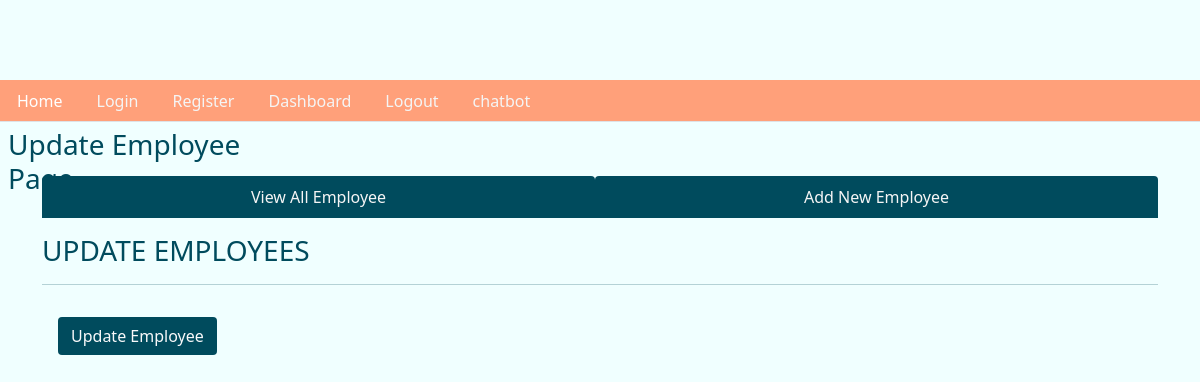
The page /fetchone/14 on the database as committed earlier.
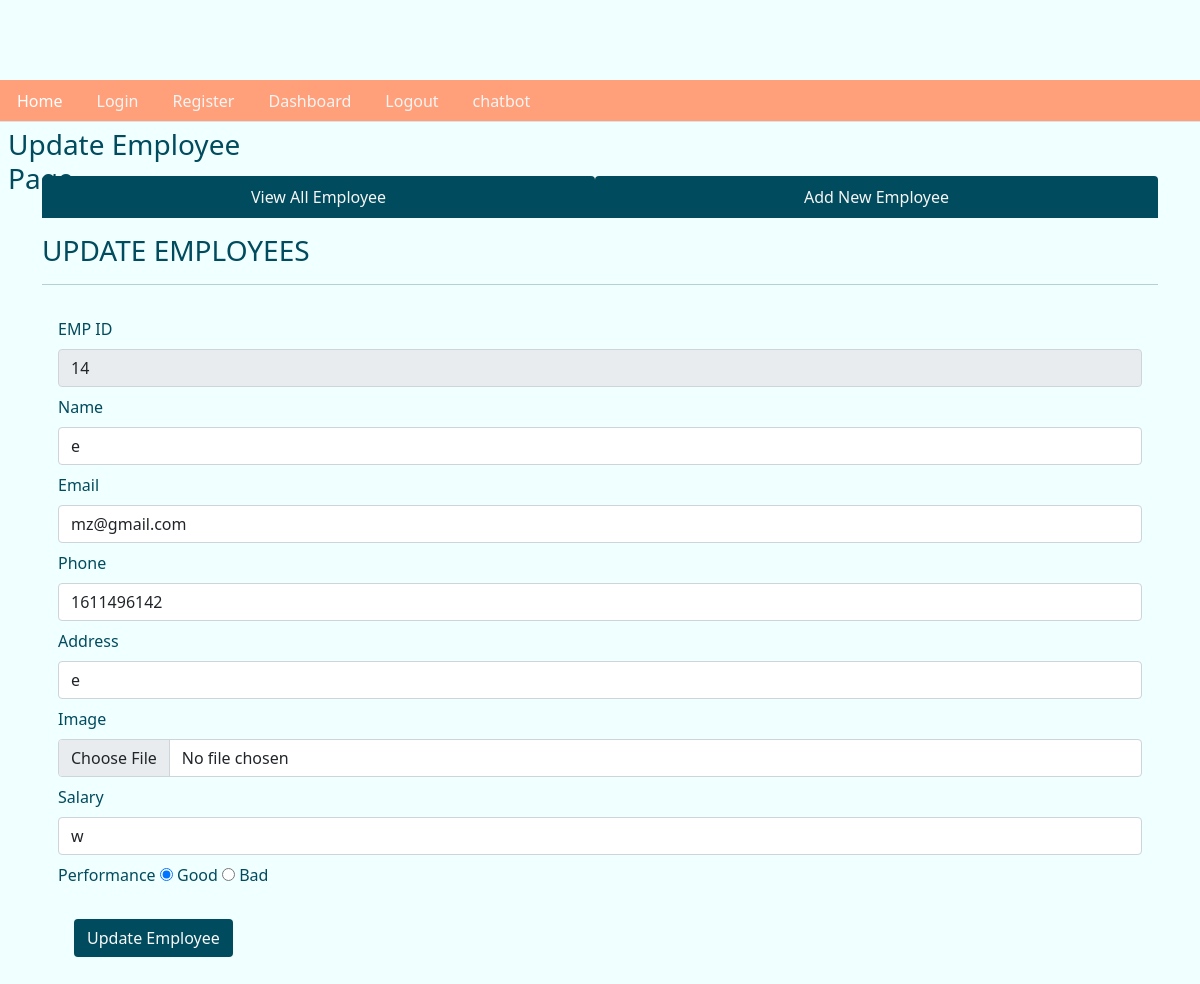
The same page on the database as committed later.
### tables this page shows
CREATE TABLE emp ( empid integer primary key AUTOINCREMENT, name text not null, email text, phone integer, address text, joining_date timestamp DEFAULT CURRENT_TIMESTAMP,  total_projects integer default 1, total_test_case integer DEFAULT 1, total_defects_found integer DEFAULT 1, total_defects_pending integer DEFAULT 1 , salary TEXT, Performance TEXT, img_path TEXT);

### app.py (the view)
@app.route('/fetchone/<int:empid>')
def fetchone(empid):
    user = get_current_user()
    db = get_database()
    emp_cur = db.execute('select * from emp where empid = ?', [empid])
    single_emp = emp_cur.fetchone()
    return render_template('updateemployee.html', user = user, single_emp = single_emp)

### app.py (called while the page is built)
@app.teardown_appcontext
def close_database(error):
    if hasattr(g, 'crudapplication_db'):
        g.crudapplication_db.close()

def get_current_user():
    user = None
    if 'user' in session:
        user = session['user']
        db = get_database()
        user_cur = db.execute('select * from users where name = ?', [user])
        user = user_cur.fetchone()
    return user

### database.py (called while the page is built)
def connect_to_database():
    sql = sqlite3.connect('C:/Users/mdzid/Downloads/Documents/flask/crud_application_flask/crudapplication.db')
    sql.row_factory = sqlite3.Row
    return sql

def get_database():
    if not hasattr(g, 'crudapplication_db'):
        g.crudapplication_db = connect_to_database()
    return g.crudapplication_db

### templates/updateemployee.html (shortened to what this page needs)
{% from "showlinks.html" import show_links, showsocialmedialinks %}
<!DOCTYPE html>
<html lang="en">
<head>
  <link href="https://cdn.jsdelivr.net/npm/bootstrap@5.1.3/dist/css/bootstrap.min.css" rel="stylesheet"
>
  <link rel="stylesheet" href="{{ url_for('static', filename='home.css')}}" type="text/css">
</head>
<body>
  <div class="parent">
    <div class="child child3">
      {{ show_links() }}
    </div>
    <div class="child child4">
      <h3 class="m-2">Update Employee Page</h3>
    </div>
    <div class="child child5" style="color:rgb(0, 75, 93);">
    </div>
    <div class="child child6left">
    </div>
    <div class="child child6 container" style="color:rgb(0, 75, 93);">
      <ul class="nav nav-tabs nav-fill mb-3">
        <li class="nav-item">
          <a class="nav-link" style=" background-color:rgb(0, 75, 93); color:whitesmoke;" href="dashboard.html">View All
            Employee</a>
        </li>
        <li class="nav-item">
          <a class="nav-link" style=" background-color:rgb(0, 75, 93); color:whitesmoke;" href="addnewemployee.html">Add
            New Employee</a>
        </li>
      </ul>
      <div class="table-responsive-lg caption-top">
        <caption>
          <h3>UPDATE EMPLOYEES</h3>
        </caption>
        <hr>
        {% if single_emp %}
        <form class="p-3" action="/updateemployee" method="POST", enctype = 'multipart/form-data'>
          <div class="mb-2">
            <label for="empid" class="form-label">EMP ID</label>
            <input type="text" class="form-control" id="empid" value="{{single_emp['empid']}}" name="empid" readonly>
          </div>
          <div class="mb-2">
            <label for="name" class="form-label">Name</label>
            <input type="text" class="form-control" id="name" value="{{single_emp['name']}}" name="name">
          </div>
          <div class="mb-2">
            <label for="email" class="form-label">Email</label>
            <input type="text" class="form-control" id="email" value="{{single_emp['email']}}" name="email">
          </div>
          <div class="mb-2">
            <label for="name" class="form-label">Phone</label>
            <input type="text" class="form-control" id="phone" value="{{single_emp['phone']}}" name="phone">
          </div>
          <div class="mb-2">
            <label for="email" class="form-label">Address</label>
            <input type="text" class="form-control" id="address" value="{{single_emp['address']}}" name="address">
          </div>
          <div class="mb-2">
            <label for="image" class="form-label">Image</label>
            <input type="file" class="form-control" id="image" name="image">
          </div>
          <div class="mb-2">
            <label for="email" class="form-label">Salary</label>
            <input type="text" class="form-control" id="salary" value="{{single_emp['salary']}}" name="salary">
          </div>
          <div class="mb-2">
            <label for="Performance" class="form-label">Performance</label>
            <input type="radio" id="Good" name="Performance" value="Good" {% if single_emp['Performance'] == 'Good' %}checked{% endif %}>
            <label for="Good">Good</label>
            <input type="radio" id="Bad" name="Performance" value="Bad" {% if single_emp['Performance'] == 'Bad' %}checked{% endif %}>
            <label for="Bad">Bad</label>
        </div>
          {% endif %}
          <button type="submit" class="btn text-light m-3" style="background-color:rgb(0, 75, 93);">Update
            Employee</button>
        </form>
      </div>
    </div>
    <div class="child child6right">
    </div>
  </div>
</body>
</html>

### templates/showlinks.html (shortened to what this page needs)
{% macro  show_links()  %}
<ul class="nav nav-tabs" role="tablist" style="background-color:lightsalmon;">
    <li class="nav-item">
      <a class="nav-link" style="color:white;" href="{{url_for('index')}}">Home</a>
    </li>
    <li class="nav-item">
      <a class="nav-link" style="color:whitesmoke;" href="{{url_for('login')}}">Login</a>
    </li>
    <li class="nav-item">
      <a class="nav-link" style="color:whitesmoke;" href="{{url_for('register')}}">Register</a>
    </li>
    <li class="nav-item">
        <a class="nav-link" style="color:whitesmoke;" href="{{url_for('dashboard')}}">Dashboard</a>
      </li>
      <li class="nav-item">
        <a class="nav-link" style="color:whitesmoke;" href="{{url_for('logout')}}">Logout</a>
    </li>
    <li class="nav-item">
      <a class="nav-link" style="color:whitesmoke;" href="/cbot">chatbot</a>
  </li>
  </ul>
  {% endmacro %}

### static/home.css (style rules this page uses)
html, body { height: 100%; background-color:azure; color:rgb(0, 75, 93); }
.parent { height: 100%; display: grid; grid-template-columns: repeat(4, 1fr); grid-template-rows: 10% 5% 7% auto 7%; }
.child { margin-bottom: 10px; }
.child3 { grid-column: 1/-1; grid-row: 2/3; }
.child4 { grid-column: 1/2; grid-row: 3/4; }
.child5 { grid-column: 4/5; grid-row: 3/4; text-align: center; }
.child6 { grid-column: 1/-1; grid-row: 4/5; }

Rows that differ between the two databases and show on the page:
added emp: empid "14", name "e", email "mz@gmail.com", phone "1611496142", address "e", salary "w", Performance "☑ Good", Performance "☐ Bad"
Other text that changed with them:
text now shown: "EMP ID Name Email Phone Address Image Salary Performance Good Bad"
